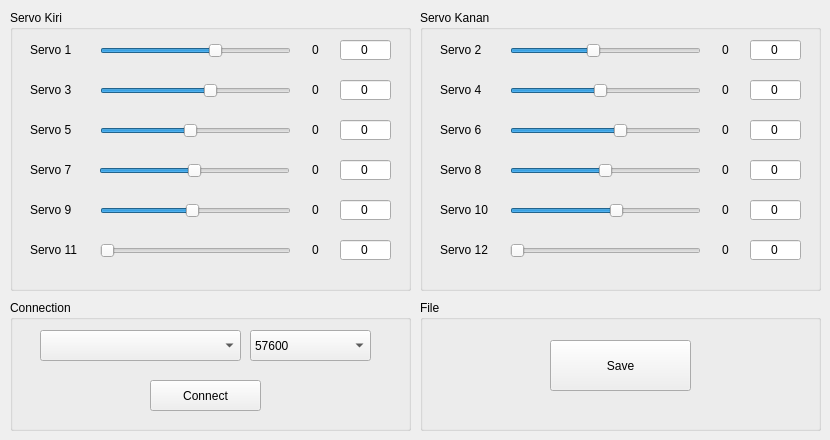
<?xml version="1.0" encoding="UTF-8"?>
<ui version="4.0">
 <class>MainWindow</class>
 <widget class="QMainWindow" name="MainWindow">
  <property name="geometry">
   <rect>
    <x>0</x>
    <y>0</y>
    <width>830</width>
    <height>440</height>
   </rect>
  </property>
  <property name="minimumSize">
   <size>
    <width>830</width>
    <height>440</height>
   </size>
  </property>
  <property name="maximumSize">
   <size>
    <width>830</width>
    <height>440</height>
   </size>
  </property>
  <property name="windowTitle">
   <string>MainWindow</string>
  </property>
  <widget class="QWidget" name="centralwidget">
   <widget class="QGroupBox" name="groupBox">
    <property name="geometry">
     <rect>
      <x>10</x>
      <y>300</y>
      <width>401</width>
      <height>131</height>
     </rect>
    </property>
    <property name="title">
     <string>Connection</string>
    </property>
    <widget class="QComboBox" name="com_box">
     <property name="geometry">
      <rect>
       <x>30</x>
       <y>30</y>
       <width>201</width>
       <height>31</height>
      </rect>
     </property>
    </widget>
    <widget class="QPushButton" name="connect_btn">
     <property name="geometry">
      <rect>
       <x>140</x>
       <y>80</y>
       <width>111</width>
       <height>31</height>
      </rect>
     </property>
     <property name="text">
      <string>Connect</string>
     </property>
    </widget>
    <widget class="QComboBox" name="baud_box">
     <property name="geometry">
      <rect>
       <x>240</x>
       <y>30</y>
       <width>121</width>
       <height>31</height>
      </rect>
     </property>
     <property name="currentIndex">
      <number>5</number>
     </property>
     <item>
      <property name="text">
       <string>4800</string>
      </property>
     </item>
     <item>
      <property name="text">
       <string>9600</string>
      </property>
     </item>
     <item>
      <property name="text">
       <string>14400</string>
      </property>
     </item>
     <item>
      <property name="text">
       <string>19200</string>
      </property>
     </item>
     <item>
      <property name="text">
       <string>38400</string>
      </property>
     </item>
     <item>
      <property name="text">
       <string>57600</string>
      </property>
     </item>
     <item>
      <property name="text">
       <string>115200</string>
      </property>
     </item>
     <item>
      <property name="text">
       <string>128000</string>
      </property>
     </item>
     <item>
      <property name="text">
       <string>256000</string>
      </property>
     </item>
    </widget>
   </widget>
   <widget class="QGroupBox" name="groupBox_2">
    <property name="geometry">
     <rect>
      <x>10</x>
      <y>10</y>
      <width>401</width>
      <height>281</height>
     </rect>
    </property>
    <property name="title">
     <string>Servo Kiri</string>
    </property>
    <widget class="QLabel" name="label_12">
     <property name="geometry">
      <rect>
       <x>290</x>
       <y>230</y>
       <width>31</width>
       <height>20</height>
      </rect>
     </property>
     <property name="text">
      <string>0</string>
     </property>
     <property name="alignment">
      <set>Qt::AlignCenter</set>
     </property>
    </widget>
    <widget class="QSlider" name="servo11_slider">
     <property name="geometry">
      <rect>
       <x>90</x>
       <y>230</y>
       <width>191</width>
       <height>21</height>
      </rect>
     </property>
     <property name="maximum">
      <number>180</number>
     </property>
     <property name="pageStep">
      <number>1</number>
     </property>
     <property name="orientation">
      <enum>Qt::Horizontal</enum>
     </property>
    </widget>
    <widget class="QSlider" name="servo1_slider">
     <property name="geometry">
      <rect>
       <x>90</x>
       <y>30</y>
       <width>191</width>
       <height>21</height>
      </rect>
     </property>
     <property name="maximum">
      <number>180</number>
     </property>
     <property name="pageStep">
      <number>1</number>
     </property>
     <property name="value">
      <number>110</number>
     </property>
     <property name="orientation">
      <enum>Qt::Horizontal</enum>
     </property>
    </widget>
    <widget class="QSlider" name="servo9_slider">
     <property name="geometry">
      <rect>
       <x>90</x>
       <y>190</y>
       <width>191</width>
       <height>21</height>
      </rect>
     </property>
     <property name="maximum">
      <number>180</number>
     </property>
     <property name="pageStep">
      <number>1</number>
     </property>
     <property name="value">
      <number>87</number>
     </property>
     <property name="orientation">
      <enum>Qt::Horizontal</enum>
     </property>
    </widget>
    <widget class="QLineEdit" name="servo11_offset">
     <property name="geometry">
      <rect>
       <x>330</x>
       <y>230</y>
       <width>51</width>
       <height>20</height>
      </rect>
     </property>
     <property name="text">
      <string>0</string>
     </property>
     <property name="alignment">
      <set>Qt::AlignCenter</set>
     </property>
    </widget>
    <widget class="QSlider" name="servo7_slider">
     <property name="geometry">
      <rect>
       <x>89</x>
       <y>150</y>
       <width>191</width>
       <height>21</height>
      </rect>
     </property>
     <property name="maximum">
      <number>180</number>
     </property>
     <property name="pageStep">
      <number>1</number>
     </property>
     <property name="value">
      <number>90</number>
     </property>
     <property name="orientation">
      <enum>Qt::Horizontal</enum>
     </property>
    </widget>
    <widget class="QLineEdit" name="servo1_offset">
     <property name="geometry">
      <rect>
       <x>330</x>
       <y>30</y>
       <width>51</width>
       <height>20</height>
      </rect>
     </property>
     <property name="text">
      <string>0</string>
     </property>
     <property name="cursorPosition">
      <number>1</number>
     </property>
     <property name="alignment">
      <set>Qt::AlignCenter</set>
     </property>
    </widget>
    <widget class="QLabel" name="label_3">
     <property name="geometry">
      <rect>
       <x>290</x>
       <y>70</y>
       <width>31</width>
       <height>20</height>
      </rect>
     </property>
     <property name="text">
      <string>0</string>
     </property>
     <property name="alignment">
      <set>Qt::AlignCenter</set>
     </property>
    </widget>
    <widget class="QLineEdit" name="servo3_offset">
     <property name="geometry">
      <rect>
       <x>330</x>
       <y>70</y>
       <width>51</width>
       <height>20</height>
      </rect>
     </property>
     <property name="text">
      <string>0</string>
     </property>
     <property name="alignment">
      <set>Qt::AlignCenter</set>
     </property>
    </widget>
    <widget class="QLabel" name="label_9">
     <property name="geometry">
      <rect>
       <x>290</x>
       <y>190</y>
       <width>31</width>
       <height>20</height>
      </rect>
     </property>
     <property name="text">
      <string>0</string>
     </property>
     <property name="alignment">
      <set>Qt::AlignCenter</set>
     </property>
    </widget>
    <widget class="QSlider" name="servo5_slider">
     <property name="geometry">
      <rect>
       <x>90</x>
       <y>110</y>
       <width>191</width>
       <height>21</height>
      </rect>
     </property>
     <property name="maximum">
      <number>180</number>
     </property>
     <property name="pageStep">
      <number>1</number>
     </property>
     <property name="value">
      <number>85</number>
     </property>
     <property name="orientation">
      <enum>Qt::Horizontal</enum>
     </property>
    </widget>
    <widget class="QLabel" name="label_2">
     <property name="geometry">
      <rect>
       <x>290</x>
       <y>30</y>
       <width>31</width>
       <height>20</height>
      </rect>
     </property>
     <property name="text">
      <string>0</string>
     </property>
     <property name="alignment">
      <set>Qt::AlignCenter</set>
     </property>
    </widget>
    <widget class="QLabel" name="label_10">
     <property name="geometry">
      <rect>
       <x>20</x>
       <y>190</y>
       <width>47</width>
       <height>20</height>
      </rect>
     </property>
     <property name="text">
      <string>Servo 9</string>
     </property>
    </widget>
    <widget class="QLineEdit" name="servo7_offset">
     <property name="geometry">
      <rect>
       <x>330</x>
       <y>150</y>
       <width>51</width>
       <height>20</height>
      </rect>
     </property>
     <property name="text">
      <string>0</string>
     </property>
     <property name="alignment">
      <set>Qt::AlignCenter</set>
     </property>
    </widget>
    <widget class="QLabel" name="label_11">
     <property name="geometry">
      <rect>
       <x>20</x>
       <y>230</y>
       <width>51</width>
       <height>20</height>
      </rect>
     </property>
     <property name="text">
      <string>Servo 11</string>
     </property>
    </widget>
    <widget class="QLabel" name="label_8">
     <property name="geometry">
      <rect>
       <x>290</x>
       <y>150</y>
       <width>31</width>
       <height>20</height>
      </rect>
     </property>
     <property name="text">
      <string>0</string>
     </property>
     <property name="alignment">
      <set>Qt::AlignCenter</set>
     </property>
    </widget>
    <widget class="QLabel" name="label_7">
     <property name="geometry">
      <rect>
       <x>20</x>
       <y>150</y>
       <width>47</width>
       <height>20</height>
      </rect>
     </property>
     <property name="text">
      <string>Servo 7</string>
     </property>
    </widget>
    <widget class="QLabel" name="label_5">
     <property name="geometry">
      <rect>
       <x>290</x>
       <y>110</y>
       <width>31</width>
       <height>20</height>
      </rect>
     </property>
     <property name="text">
      <string>0</string>
     </property>
     <property name="alignment">
      <set>Qt::AlignCenter</set>
     </property>
    </widget>
    <widget class="QLineEdit" name="servo5_offset">
     <property name="geometry">
      <rect>
       <x>330</x>
       <y>110</y>
       <width>51</width>
       <height>20</height>
      </rect>
     </property>
     <property name="text">
      <string>0</string>
     </property>
     <property name="alignment">
      <set>Qt::AlignCenter</set>
     </property>
    </widget>
    <widget class="QLabel" name="label">
     <property name="geometry">
      <rect>
       <x>20</x>
       <y>30</y>
       <width>47</width>
       <height>20</height>
      </rect>
     </property>
     <property name="text">
      <string>Servo 1</string>
     </property>
    </widget>
    <widget class="QLabel" name="label_6">
     <property name="geometry">
      <rect>
       <x>20</x>
       <y>110</y>
       <width>47</width>
       <height>20</height>
      </rect>
     </property>
     <property name="text">
      <string>Servo 5</string>
     </property>
    </widget>
    <widget class="QSlider" name="servo3_slider">
     <property name="geometry">
      <rect>
       <x>90</x>
       <y>70</y>
       <width>191</width>
       <height>21</height>
      </rect>
     </property>
     <property name="maximum">
      <number>180</number>
     </property>
     <property name="pageStep">
      <number>1</number>
     </property>
     <property name="value">
      <number>105</number>
     </property>
     <property name="orientation">
      <enum>Qt::Horizontal</enum>
     </property>
    </widget>
    <widget class="QLabel" name="label_4">
     <property name="geometry">
      <rect>
       <x>20</x>
       <y>70</y>
       <width>47</width>
       <height>20</height>
      </rect>
     </property>
     <property name="text">
      <string>Servo 3</string>
     </property>
    </widget>
    <widget class="QLineEdit" name="servo9_offset">
     <property name="geometry">
      <rect>
       <x>330</x>
       <y>190</y>
       <width>51</width>
       <height>20</height>
      </rect>
     </property>
     <property name="text">
      <string>0</string>
     </property>
     <property name="alignment">
      <set>Qt::AlignCenter</set>
     </property>
    </widget>
   </widget>
   <widget class="QGroupBox" name="groupBox_3">
    <property name="geometry">
     <rect>
      <x>420</x>
      <y>10</y>
      <width>401</width>
      <height>281</height>
     </rect>
    </property>
    <property name="title">
     <string>Servo Kanan</string>
    </property>
    <widget class="QLabel" name="label_24">
     <property name="geometry">
      <rect>
       <x>20</x>
       <y>110</y>
       <width>47</width>
       <height>20</height>
      </rect>
     </property>
     <property name="text">
      <string>Servo 6</string>
     </property>
    </widget>
    <widget class="QLabel" name="label_16">
     <property name="geometry">
      <rect>
       <x>20</x>
       <y>230</y>
       <width>51</width>
       <height>20</height>
      </rect>
     </property>
     <property name="text">
      <string>Servo 12</string>
     </property>
    </widget>
    <widget class="QLabel" name="label_13">
     <property name="geometry">
      <rect>
       <x>20</x>
       <y>30</y>
       <width>47</width>
       <height>20</height>
      </rect>
     </property>
     <property name="text">
      <string>Servo 2</string>
     </property>
    </widget>
    <widget class="QLineEdit" name="servo2_offset">
     <property name="geometry">
      <rect>
       <x>330</x>
       <y>30</y>
       <width>51</width>
       <height>20</height>
      </rect>
     </property>
     <property name="text">
      <string>0</string>
     </property>
     <property name="alignment">
      <set>Qt::AlignCenter</set>
     </property>
    </widget>
    <widget class="QLabel" name="label_14">
     <property name="geometry">
      <rect>
       <x>290</x>
       <y>110</y>
       <width>31</width>
       <height>20</height>
      </rect>
     </property>
     <property name="text">
      <string>0</string>
     </property>
     <property name="alignment">
      <set>Qt::AlignCenter</set>
     </property>
    </widget>
    <widget class="QLineEdit" name="servo12_offset">
     <property name="geometry">
      <rect>
       <x>330</x>
       <y>230</y>
       <width>51</width>
       <height>20</height>
      </rect>
     </property>
     <property name="text">
      <string>0</string>
     </property>
     <property name="alignment">
      <set>Qt::AlignCenter</set>
     </property>
    </widget>
    <widget class="QLabel" name="label_20">
     <property name="geometry">
      <rect>
       <x>290</x>
       <y>150</y>
       <width>31</width>
       <height>20</height>
      </rect>
     </property>
     <property name="text">
      <string>0</string>
     </property>
     <property name="alignment">
      <set>Qt::AlignCenter</set>
     </property>
    </widget>
    <widget class="QLabel" name="label_23">
     <property name="geometry">
      <rect>
       <x>290</x>
       <y>30</y>
       <width>31</width>
       <height>20</height>
      </rect>
     </property>
     <property name="text">
      <string>0</string>
     </property>
     <property name="alignment">
      <set>Qt::AlignCenter</set>
     </property>
    </widget>
    <widget class="QSlider" name="servo10_slider">
     <property name="geometry">
      <rect>
       <x>90</x>
       <y>190</y>
       <width>191</width>
       <height>21</height>
      </rect>
     </property>
     <property name="maximum">
      <number>180</number>
     </property>
     <property name="pageStep">
      <number>1</number>
     </property>
     <property name="value">
      <number>101</number>
     </property>
     <property name="orientation">
      <enum>Qt::Horizontal</enum>
     </property>
    </widget>
    <widget class="QSlider" name="servo8_slider">
     <property name="geometry">
      <rect>
       <x>90</x>
       <y>150</y>
       <width>191</width>
       <height>21</height>
      </rect>
     </property>
     <property name="maximum">
      <number>180</number>
     </property>
     <property name="pageStep">
      <number>1</number>
     </property>
     <property name="value">
      <number>90</number>
     </property>
     <property name="orientation">
      <enum>Qt::Horizontal</enum>
     </property>
    </widget>
    <widget class="QLabel" name="label_21">
     <property name="geometry">
      <rect>
       <x>290</x>
       <y>190</y>
       <width>31</width>
       <height>20</height>
      </rect>
     </property>
     <property name="text">
      <string>0</string>
     </property>
     <property name="alignment">
      <set>Qt::AlignCenter</set>
     </property>
    </widget>
    <widget class="QSlider" name="servo12_slider">
     <property name="geometry">
      <rect>
       <x>90</x>
       <y>230</y>
       <width>191</width>
       <height>21</height>
      </rect>
     </property>
     <property name="maximum">
      <number>180</number>
     </property>
     <property name="pageStep">
      <number>1</number>
     </property>
     <property name="orientation">
      <enum>Qt::Horizontal</enum>
     </property>
    </widget>
    <widget class="QSlider" name="servo4_slider">
     <property name="geometry">
      <rect>
       <x>90</x>
       <y>70</y>
       <width>191</width>
       <height>21</height>
      </rect>
     </property>
     <property name="maximum">
      <number>180</number>
     </property>
     <property name="pageStep">
      <number>1</number>
     </property>
     <property name="value">
      <number>85</number>
     </property>
     <property name="orientation">
      <enum>Qt::Horizontal</enum>
     </property>
    </widget>
    <widget class="QLabel" name="label_18">
     <property name="geometry">
      <rect>
       <x>290</x>
       <y>70</y>
       <width>31</width>
       <height>20</height>
      </rect>
     </property>
     <property name="text">
      <string>0</string>
     </property>
     <property name="alignment">
      <set>Qt::AlignCenter</set>
     </property>
    </widget>
    <widget class="QSlider" name="servo2_slider">
     <property name="geometry">
      <rect>
       <x>90</x>
       <y>30</y>
       <width>191</width>
       <height>21</height>
      </rect>
     </property>
     <property name="maximum">
      <number>180</number>
     </property>
     <property name="pageStep">
      <number>1</number>
     </property>
     <property name="value">
      <number>78</number>
     </property>
     <property name="orientation">
      <enum>Qt::Horizontal</enum>
     </property>
    </widget>
    <widget class="QLineEdit" name="servo8_offset">
     <property name="geometry">
      <rect>
       <x>330</x>
       <y>150</y>
       <width>51</width>
       <height>20</height>
      </rect>
     </property>
     <property name="text">
      <string>0</string>
     </property>
     <property name="alignment">
      <set>Qt::AlignCenter</set>
     </property>
    </widget>
    <widget class="QSlider" name="servo6_slider">
     <property name="geometry">
      <rect>
       <x>90</x>
       <y>110</y>
       <width>191</width>
       <height>21</height>
      </rect>
     </property>
     <property name="maximum">
      <number>180</number>
     </property>
     <property name="pageStep">
      <number>1</number>
     </property>
     <property name="value">
      <number>105</number>
     </property>
     <property name="orientation">
      <enum>Qt::Horizontal</enum>
     </property>
    </widget>
    <widget class="QLineEdit" name="servo6_offset">
     <property name="geometry">
      <rect>
       <x>330</x>
       <y>110</y>
       <width>51</width>
       <height>20</height>
      </rect>
     </property>
     <property name="text">
      <string>0</string>
     </property>
     <property name="alignment">
      <set>Qt::AlignCenter</set>
     </property>
    </widget>
    <widget class="QLabel" name="label_22">
     <property name="geometry">
      <rect>
       <x>20</x>
       <y>190</y>
       <width>51</width>
       <height>20</height>
      </rect>
     </property>
     <property name="text">
      <string>Servo 10</string>
     </property>
    </widget>
    <widget class="QLineEdit" name="servo10_offset">
     <property name="geometry">
      <rect>
       <x>330</x>
       <y>190</y>
       <width>51</width>
       <height>20</height>
      </rect>
     </property>
     <property name="text">
      <string>0</string>
     </property>
     <property name="alignment">
      <set>Qt::AlignCenter</set>
     </property>
    </widget>
    <widget class="QLabel" name="label_15">
     <property name="geometry">
      <rect>
       <x>20</x>
       <y>70</y>
       <width>47</width>
       <height>20</height>
      </rect>
     </property>
     <property name="text">
      <string>Servo 4</string>
     </property>
    </widget>
    <widget class="QLabel" name="label_17">
     <property name="geometry">
      <rect>
       <x>290</x>
       <y>230</y>
       <width>31</width>
       <height>20</height>
      </rect>
     </property>
     <property name="text">
      <string>0</string>
     </property>
     <property name="alignment">
      <set>Qt::AlignCenter</set>
     </property>
    </widget>
    <widget class="QLabel" name="label_19">
     <property name="geometry">
      <rect>
       <x>20</x>
       <y>150</y>
       <width>47</width>
       <height>20</height>
      </rect>
     </property>
     <property name="text">
      <string>Servo 8</string>
     </property>
    </widget>
    <widget class="QLineEdit" name="servo4_offset">
     <property name="geometry">
      <rect>
       <x>330</x>
       <y>70</y>
       <width>51</width>
       <height>20</height>
      </rect>
     </property>
     <property name="text">
      <string>0</string>
     </property>
     <property name="alignment">
      <set>Qt::AlignCenter</set>
     </property>
    </widget>
   </widget>
   <widget class="QGroupBox" name="groupBox_4">
    <property name="geometry">
     <rect>
      <x>420</x>
      <y>300</y>
      <width>401</width>
      <height>131</height>
     </rect>
    </property>
    <property name="title">
     <string>File</string>
    </property>
    <widget class="QPushButton" name="save_btn">
     <property name="geometry">
      <rect>
       <x>130</x>
       <y>40</y>
       <width>141</width>
       <height>51</height>
      </rect>
     </property>
     <property name="text">
      <string>Save</string>
     </property>
    </widget>
   </widget>
  </widget>
 </widget>
 <resources/>
 <connections>
  <connection>
   <sender>servo1_slider</sender>
   <signal>valueChanged(int)</signal>
   <receiver>label_2</receiver>
   <slot>setNum(int)</slot>
   <hints>
    <hint type="sourcelabel">
     <x>237</x>
     <y>49</y>
    </hint>
    <hint type="destinationlabel">
     <x>315</x>
     <y>57</y>
    </hint>
   </hints>
  </connection>
  <connection>
   <sender>servo2_slider</sender>
   <signal>valueChanged(int)</signal>
   <receiver>label_23</receiver>
   <slot>setNum(int)</slot>
   <hints>
    <hint type="sourcelabel">
     <x>647</x>
     <y>48</y>
    </hint>
    <hint type="destinationlabel">
     <x>715</x>
     <y>52</y>
    </hint>
   </hints>
  </connection>
  <connection>
   <sender>servo9_slider</sender>
   <signal>valueChanged(int)</signal>
   <receiver>label_9</receiver>
   <slot>setNum(int)</slot>
   <hints>
    <hint type="sourcelabel">
     <x>240</x>
     <y>211</y>
    </hint>
    <hint type="destinationlabel">
     <x>321</x>
     <y>212</y>
    </hint>
   </hints>
  </connection>
  <connection>
   <sender>servo4_slider</sender>
   <signal>valueChanged(int)</signal>
   <receiver>label_18</receiver>
   <slot>setNum(int)</slot>
   <hints>
    <hint type="sourcelabel">
     <x>700</x>
     <y>84</y>
    </hint>
    <hint type="destinationlabel">
     <x>711</x>
     <y>89</y>
    </hint>
   </hints>
  </connection>
  <connection>
   <sender>servo3_slider</sender>
   <signal>valueChanged(int)</signal>
   <receiver>label_3</receiver>
   <slot>setNum(int)</slot>
   <hints>
    <hint type="sourcelabel">
     <x>290</x>
     <y>93</y>
    </hint>
    <hint type="destinationlabel">
     <x>313</x>
     <y>88</y>
    </hint>
   </hints>
  </connection>
  <connection>
   <sender>servo10_slider</sender>
   <signal>valueChanged(int)</signal>
   <receiver>label_21</receiver>
   <slot>setNum(int)</slot>
   <hints>
    <hint type="sourcelabel">
     <x>700</x>
     <y>206</y>
    </hint>
    <hint type="destinationlabel">
     <x>710</x>
     <y>211</y>
    </hint>
   </hints>
  </connection>
  <connection>
   <sender>servo11_slider</sender>
   <signal>valueChanged(int)</signal>
   <receiver>label_12</receiver>
   <slot>setNum(int)</slot>
   <hints>
    <hint type="sourcelabel">
     <x>237</x>
     <y>243</y>
    </hint>
    <hint type="destinationlabel">
     <x>308</x>
     <y>251</y>
    </hint>
   </hints>
  </connection>
  <connection>
   <sender>servo5_slider</sender>
   <signal>valueChanged(int)</signal>
   <receiver>label_5</receiver>
   <slot>setNum(int)</slot>
   <hints>
    <hint type="sourcelabel">
     <x>278</x>
     <y>136</y>
    </hint>
    <hint type="destinationlabel">
     <x>312</x>
     <y>130</y>
    </hint>
   </hints>
  </connection>
  <connection>
   <sender>servo7_slider</sender>
   <signal>valueChanged(int)</signal>
   <receiver>label_8</receiver>
   <slot>setNum(int)</slot>
   <hints>
    <hint type="sourcelabel">
     <x>229</x>
     <y>167</y>
    </hint>
    <hint type="destinationlabel">
     <x>309</x>
     <y>175</y>
    </hint>
   </hints>
  </connection>
  <connection>
   <sender>servo8_slider</sender>
   <signal>valueChanged(int)</signal>
   <receiver>label_20</receiver>
   <slot>setNum(int)</slot>
   <hints>
    <hint type="sourcelabel">
     <x>697</x>
     <y>162</y>
    </hint>
    <hint type="destinationlabel">
     <x>721</x>
     <y>169</y>
    </hint>
   </hints>
  </connection>
  <connection>
   <sender>servo12_slider</sender>
   <signal>valueChanged(int)</signal>
   <receiver>label_17</receiver>
   <slot>setNum(int)</slot>
   <hints>
    <hint type="sourcelabel">
     <x>700</x>
     <y>246</y>
    </hint>
    <hint type="destinationlabel">
     <x>718</x>
     <y>248</y>
    </hint>
   </hints>
  </connection>
  <connection>
   <sender>servo6_slider</sender>
   <signal>valueChanged(int)</signal>
   <receiver>label_14</receiver>
   <slot>setNum(int)</slot>
   <hints>
    <hint type="sourcelabel">
     <x>692</x>
     <y>125</y>
    </hint>
    <hint type="destinationlabel">
     <x>714</x>
     <y>133</y>
    </hint>
   </hints>
  </connection>
 </connections>
</ui>
